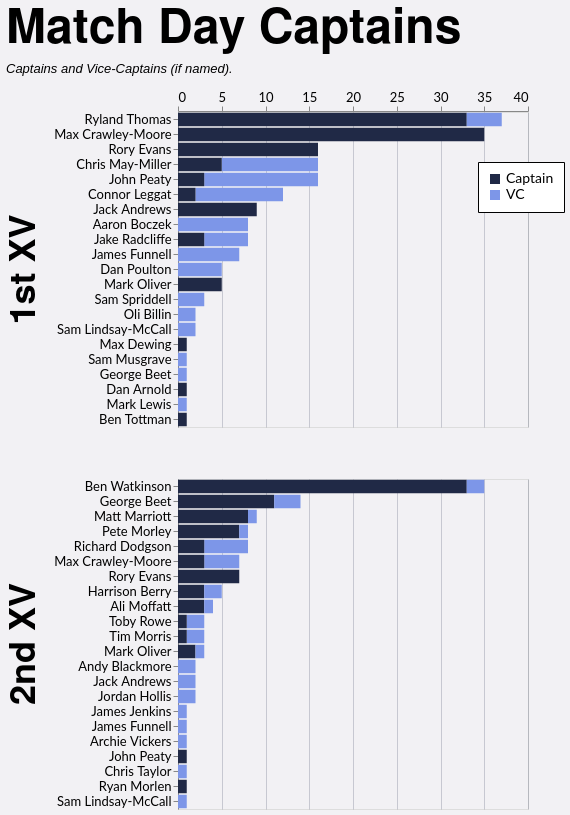

Write a Vega-Lite specification for this figure.
### Vega-Lite specification from a JSON file in a GitHub repository (floating-point values rounded to 4 significant figures)
{"config": {"axis": {"labelFont": "Lato, sans-serif", "titleFont": "PT Sans Narrow, Helvetica Neue, Helvetica, Arial, sans-serif", "labelFontSize": 13, "titleFontSize": 24, "gridColor": "#202947", "gridOpacity": 0.2}, "header": {"labelFont": "PT Sans Narrow, Helvetica Neue, Helvetica, Arial, sans-serif", "titleFont": "PT Sans Narrow, Helvetica Neue, Helvetica, Arial, sans-serif", "labelFontSize": 24, "titleFontSize": 28, "labelFontWeight": "bold", "orient": "left"}, "legend": {"labelFont": "Lato, sans-serif", "titleFont": "PT Sans Narrow, Helvetica Neue, Helvetica, Arial, sans-serif", "labelFontSize": 14, "titleFontSize": 16, "titlePadding": 5, "fillColor": "white", "strokeColor": "black", "padding": 10, "titleFontWeight": "lighter", "titleFontStyle": "italic", "titleColor": "gray", "offset": 10}, "title": {"font": "PT Sans Narrow, Helvetica Neue, Helvetica, Arial, sans-serif", "fontSize": 48, "fontWeight": "bold", "anchor": "start", "align": "center", "titlePadding": 20, "subtitlePadding": 10, "subtitleFontSize": 13, "subtitleColor": "", "subtitleFontStyle": "italic", "offset": 15, "color": "black"}, "axisX": {"labelAngle": 0}, "facet": {"title": null, "header": null, "align": {"row": "each", "column": "each"}}, "resolve": {"scale": {"y": "independent", "facet": "independent"}}, "background": "#f2f1f4"}, "data": {"name": "data-c30b58fa7fb62592cf5b01ad4eb4aca9"}, "mark": {"type": "bar"}, "encoding": {"color": {"field": "is_captain", "legend": {"labelExpr": "datum.value ? 'Captain' : 'VC'", "legendX": 300, "legendY": 50, "orient": "none", "title": null}, "scale": {"domain": [true, false], "range": ["#202946", "#7d96e8"]}, "type": "nominal"}, "order": {"field": "is_captain", "sort": "descending", "type": "nominal"}, "row": {"field": "squad", "header": {"labelExpr": "datum.value + ' XV'", "labelFontSize": 36, "title": null}, "spacing": 50, "title": null, "type": "nominal"}, "tooltip": [{"field": "player", "type": "nominal"}, {"field": "squad", "type": "nominal"}, {"aggregate": "sum", "field": "games", "type": "quantitative"}, {"field": "is_captain", "type": "nominal"}], "x": {"aggregate": "sum", "axis": {"orient": "top", "title": null}, "field": "games", "type": "quantitative"}, "y": {"field": "player", "sort": "-x", "title": null, "type": "nominal"}}, "height": {"step": 15}, "resolve": {"scale": {"y": "independent"}}, "title": {"text": "Match Day Captains", "subtitle": "Captains and Vice-Captains (if named)."}, "width": 350, "$schema": "https://vega.github.io/schema/vega-lite/v5.20.1.json", "datasets": {"data-c30b58fa7fb62592cf5b01ad4eb4aca9": [{"player": "Max Crawley-Moore", "squad": "1st", "season": "2022/23", "game_type": "League", "is_captain": true, "games": 15}, {"player": "Ryland Thomas", "squad": "1st", "season": "2024/25", "game_type": "League", "is_captain": true, "games": 15}, {"player": "Ryland Thomas", "squad": "1st", "season": "2023/24", "game_type": "League", "is_captain": true, "games": 13}, {"player": "Rory Evans", "squad": "1st", "season": "2025/26", "game_type": "League", "is_captain": true, "games": 12}, {"player": "Chris May-Miller", "squad": "1st", "season": "2024/25", "game_type": "League", "is_captain": false, "games": 9}, {"player": "Ben Watkinson", "squad": "2nd", "season": "2023/24", "game_type": "League", "is_captain": true, "games": 9}, {"player": "Connor Leggat", "squad": "1st", "season": "2023/24", "game_type": "League", "is_captain": false, "games": 9}, {"player": "Ben Watkinson", "squad": "2nd", "season": "2022/23", "game_type": "League", "is_captain": true, "games": 9}, {"player": "Ben Watkinson", "squad": "2nd", "season": "2021/22", "game_type": "League", "is_captain": true, "games": 9}, {"player": "Max Crawley-Moore", "squad": "1st", "season": "2021/22", "game_type": "League", "is_captain": true, "games": 8}, {"player": "George Beet", "squad": "2nd", "season": "2025/26", "game_type": "League", "is_captain": true, "games": 7}, {"player": "Jack Andrews", "squad": "1st", "season": "2021/22", "game_type": "Friendly", "is_captain": true, "games": 6}, {"player": "Max Crawley-Moore", "squad": "1st", "season": "2023/24", "game_type": "League", "is_captain": true, "games": 5}, {"player": "Chris May-Miller", "squad": "1st", "season": "2024/25", "game_type": "League", "is_captain": true, "games": 5}, {"player": "Dan Poulton", "squad": "1st", "season": "2023/24", "game_type": "League", "is_captain": false, "games": 5}, {"player": "Matt Marriott", "squad": "2nd", "season": "2016/17", "game_type": "League", "is_captain": true, "games": 5}, {"player": "Aaron Boczek", "squad": "1st", "season": "2025/26", "game_type": "League", "is_captain": false, "games": 4}, {"player": "John Peaty", "squad": "1st", "season": "2022/23", "game_type": "League", "is_captain": false, "games": 4}, {"player": "John Peaty", "squad": "1st", "season": "2021/22", "game_type": "League", "is_captain": false, "games": 4}, {"player": "Pete Morley", "squad": "2nd", "season": "2024/25", "game_type": "League", "is_captain": true, "games": 4}, {"player": "Max Crawley-Moore", "squad": "2nd", "season": "2023/24", "game_type": "League", "is_captain": false, "games": 4}, {"player": "James Funnell", "squad": "1st", "season": "2021/22", "game_type": "Friendly", "is_captain": false, "games": 4}, {"player": "Ben Watkinson", "squad": "2nd", "season": "2021/22", "game_type": "Friendly", "is_captain": true, "games": 3}, {"player": "Max Crawley-Moore", "squad": "1st", "season": "2022/23", "game_type": "Cup", "is_captain": true, "games": 3}, {"player": "Ryland Thomas", "squad": "1st", "season": "2023/24", "game_type": "Cup", "is_captain": true, "games": 3}, {"player": "Richard Dodgson", "squad": "2nd", "season": "2022/23", "game_type": "League", "is_captain": false, "games": 3}, {"player": "Mark Oliver", "squad": "1st", "season": "2019/20", "game_type": "League", "is_captain": true, "games": 3}, {"player": "Ryland Thomas", "squad": "1st", "season": "2023/24", "game_type": "League", "is_captain": false, "games": 3}, {"player": "Sam Spriddell", "squad": "1st", "season": "2024/25", "game_type": "League", "is_captain": false, "games": 3}, {"player": "Jake Radcliffe", "squad": "1st", "season": "2025/26", "game_type": "League", "is_captain": false, "games": 3}, {"player": "Matt Marriott", "squad": "2nd", "season": "2017/18", "game_type": "League", "is_captain": true, "games": 3}, {"player": "Harrison Berry", "squad": "2nd", "season": "2025/26", "game_type": "League", "is_captain": true, "games": 3}, {"player": "Rory Evans", "squad": "1st", "season": "2025/26", "game_type": "Cup", "is_captain": true, "games": 3}, {"player": "Jack Andrews", "squad": "1st", "season": "2021/22", "game_type": "League", "is_captain": true, "games": 3}, {"player": "Rory Evans", "squad": "2nd", "season": "2024/25", "game_type": "League", "is_captain": true, "games": 3}, {"player": "John Peaty", "squad": "1st", "season": "2024/25", "game_type": "League", "is_captain": false, "games": 3}, {"player": "Pete Morley", "squad": "2nd", "season": "2024/25", "game_type": "Friendly", "is_captain": true, "games": 3}, {"player": "Jake Radcliffe", "squad": "1st", "season": "2025/26", "game_type": "League", "is_captain": true, "games": 3}, {"player": "Rory Evans", "squad": "2nd", "season": "2024/25", "game_type": "Friendly", "is_captain": true, "games": 3}, {"player": "Andy Blackmore", "squad": "2nd", "season": "2021/22", "game_type": "League", "is_captain": false, "games": 2}, {"player": "James Funnell", "squad": "1st", "season": "2021/22", "game_type": "League", "is_captain": false, "games": 2}, {"player": "George Beet", "squad": "2nd", "season": "2024/25", "game_type": "League", "is_captain": true, "games": 2}, {"player": "Chris May-Miller", "squad": "1st", "season": "2024/25", "game_type": "Cup", "is_captain": false, "games": 2}, {"player": "George Beet", "squad": "2nd", "season": "2025/26", "game_type": "Cup", "is_captain": true, "games": 2}, {"player": "Jack Andrews", "squad": "2nd", "season": "2023/24", "game_type": "League", "is_captain": false, "games": 2}, {"player": "Max Crawley-Moore", "squad": "1st", "season": "2021/22", "game_type": "Cup", "is_captain": true, "games": 2}, {"player": "Richard Dodgson", "squad": "2nd", "season": "2021/22", "game_type": "League", "is_captain": false, "games": 2}, {"player": "Max Crawley-Moore", "squad": "2nd", "season": "2024/25", "game_type": "League", "is_captain": true, "games": 2}, {"player": "Toby Rowe", "squad": "2nd", "season": "2021/22", "game_type": "League", "is_captain": false, "games": 2}, {"player": "Jake Radcliffe", "squad": "1st", "season": "2025/26", "game_type": "Cup", "is_captain": false, "games": 2}, {"player": "Harrison Berry", "squad": "2nd", "season": "2025/26", "game_type": "League", "is_captain": false, "games": 2}, {"player": "Ryland Thomas", "squad": "1st", "season": "2024/25", "game_type": "Cup", "is_captain": true, "games": 2}, {"player": "Ali Moffatt", "squad": "2nd", "season": "2021/22", "game_type": "League", "is_captain": true, "games": 2}, {"player": "Tim Morris", "squad": "2nd", "season": "2023/24", "game_type": "League", "is_captain": false, "games": 2}, {"player": "Ben Watkinson", "squad": "2nd", "season": "2022/23", "game_type": "Friendly", "is_captain": true, "games": 2}, {"player": "Connor Leggat", "squad": "1st", "season": "2023/24", "game_type": "Friendly", "is_captain": true, "games": 1}, {"player": "John Peaty", "squad": "1st", "season": "2024/25", "game_type": "League", "is_captain": true, "games": 1}, {"player": "Max Crawley-Moore", "squad": "1st", "season": "2023/24", "game_type": "Friendly", "is_captain": true, "games": 1}, {"player": "Oli Billin", "squad": "1st", "season": "2023/24", "game_type": "Friendly", "is_captain": false, "games": 1}, {"player": "George Beet", "squad": "2nd", "season": "2021/22", "game_type": "League", "is_captain": false, "games": 1}, {"player": "John Peaty", "squad": "1st", "season": "2023/24", "game_type": "League", "is_captain": true, "games": 1}, {"player": "Max Dewing", "squad": "1st", "season": "2018/19", "game_type": "League", "is_captain": true, "games": 1}, {"player": "Jordan Hollis", "squad": "2nd", "season": "2021/22", "game_type": "Friendly", "is_captain": false, "games": 1}, {"player": "James Jenkins", "squad": "2nd", "season": "2022/23", "game_type": "Friendly", "is_captain": false, "games": 1}, {"player": "Sam Musgrave", "squad": "1st", "season": "2023/24", "game_type": "League", "is_captain": false, "games": 1}, {"player": "Max Crawley-Moore", "squad": "1st", "season": "2021/22", "game_type": "Friendly", "is_captain": true, "games": 1}, {"player": "Connor Leggat", "squad": "1st", "season": "2023/24", "game_type": "League", "is_captain": true, "games": 1}, {"player": "Mark Oliver", "squad": "2nd", "season": "2023/24", "game_type": "League", "is_captain": true, "games": 1}, {"player": "Ben Watkinson", "squad": "2nd", "season": "2021/22", "game_type": "Cup", "is_captain": false, "games": 1}, {"player": "Oli Billin", "squad": "1st", "season": "2023/24", "game_type": "Cup", "is_captain": false, "games": 1}, {"player": "George Beet", "squad": "1st", "season": "2025/26", "game_type": "Friendly", "is_captain": false, "games": 1}, {"player": "Ali Moffatt", "squad": "2nd", "season": "2021/22", "game_type": "Cup", "is_captain": true, "games": 1}, {"player": "Dan Arnold", "squad": "1st", "season": "2019/20", "game_type": "League", "is_captain": true, "games": 1}, {"player": "John Peaty", "squad": "1st", "season": "2021/22", "game_type": "Cup", "is_captain": false, "games": 1}, {"player": "Aaron Boczek", "squad": "1st", "season": "2023/24", "game_type": "League", "is_captain": false, "games": 1}, {"player": "Aaron Boczek", "squad": "1st", "season": "2025/26", "game_type": "Cup", "is_captain": false, "games": 1}, {"player": "Mark Lewis", "squad": "1st", "season": "2025/26", "game_type": "League", "is_captain": false, "games": 1}, {"player": "James Funnell", "squad": "2nd", "season": "2023/24", "game_type": "League", "is_captain": false, "games": 1}, {"player": "Rory Evans", "squad": "2nd", "season": "2024/25", "game_type": "Cup", "is_captain": true, "games": 1}, {"player": "Mark Oliver", "squad": "2nd", "season": "2023/24", "game_type": "Friendly", "is_captain": true, "games": 1}, {"player": "Aaron Boczek", "squad": "1st", "season": "2023/24", "game_type": "Cup", "is_captain": false, "games": 1}, {"player": "Mark Oliver", "squad": "1st", "season": "2023/24", "game_type": "Cup", "is_captain": true, "games": 1}, {"player": "Ben Watkinson", "squad": "2nd", "season": "2022/23", "game_type": "League", "is_captain": false, "games": 1}, {"player": "Sam Lindsay-McCall", "squad": "1st", "season": "2021/22", "game_type": "Friendly", "is_captain": false, "games": 1}, {"player": "Toby Rowe", "squad": "2nd", "season": "2021/22", "game_type": "Cup", "is_captain": true, "games": 1}, {"player": "Ali Moffatt", "squad": "2nd", "season": "2021/22", "game_type": "League", "is_captain": false, "games": 1}, {"player": "Richard Dodgson", "squad": "2nd", "season": "2022/23", "game_type": "Cup", "is_captain": true, "games": 1}, {"player": "Tim Morris", "squad": "2nd", "season": "2024/25", "game_type": "League", "is_captain": true, "games": 1}, {"player": "Archie Vickers", "squad": "2nd", "season": "2023/24", "game_type": "Friendly", "is_captain": false, "games": 1}, {"player": "Rory Evans", "squad": "1st", "season": "2025/26", "game_type": "Friendly", "is_captain": true, "games": 1}, {"player": "George Beet", "squad": "2nd", "season": "2024/25", "game_type": "Friendly", "is_captain": false, "games": 1}, {"player": "Richard Dodgson", "squad": "2nd", "season": "2021/22", "game_type": "League", "is_captain": true, "games": 1}, {"player": "John Peaty", "squad": "2nd", "season": "2024/25", "game_type": "League", "is_captain": true, "games": 1}, {"player": "James Funnell", "squad": "1st", "season": "2025/26", "game_type": "Friendly", "is_captain": false, "games": 1}, {"player": "Chris Taylor", "squad": "2nd", "season": "2021/22", "game_type": "Friendly", "is_captain": false, "games": 1}, {"player": "George Beet", "squad": "2nd", "season": "2024/25", "game_type": "League", "is_captain": false, "games": 1}, {"player": "Ben Watkinson", "squad": "2nd", "season": "2023/24", "game_type": "Friendly", "is_captain": true, "games": 1}, {"player": "Ryland Thomas", "squad": "1st", "season": "2023/24", "game_type": "Cup", "is_captain": false, "games": 1}, {"player": "Richard Dodgson", "squad": "2nd", "season": "2022/23", "game_type": "League", "is_captain": true, "games": 1}, {"player": "Jordan Hollis", "squad": "2nd", "season": "2021/22", "game_type": "League", "is_captain": false, "games": 1}, {"player": "Connor Leggat", "squad": "1st", "season": "2025/26", "game_type": "League", "is_captain": false, "games": 1}, {"player": "Ryan Morlen", "squad": "2nd", "season": "2023/24", "game_type": "League", "is_captain": true, "games": 1}, {"player": "Max Crawley-Moore", "squad": "2nd", "season": "2023/24", "game_type": "League", "is_captain": true, "games": 1}, {"player": "Ben Tottman", "squad": "1st", "season": "2024/25", "game_type": "League", "is_captain": true, "games": 1}, {"player": "Aaron Boczek", "squad": "1st", "season": "2022/23", "game_type": "League", "is_captain": false, "games": 1}, {"player": "John Peaty", "squad": "1st", "season": "2022/23", "game_type": "League", "is_captain": true, "games": 1}, {"player": "John Peaty", "squad": "1st", "season": "2021/22", "game_type": "Friendly", "is_captain": false, "games": 1}, {"player": "Sam Lindsay-McCall", "squad": "1st", "season": "2023/24", "game_type": "Friendly", "is_captain": false, "games": 1}, {"player": "Matt Marriott", "squad": "2nd", "season": "2021/22", "game_type": "League", "is_captain": false, "games": 1}, {"player": "Mark Oliver", "squad": "1st", "season": "2016/17", "game_type": "League", "is_captain": true, "games": 1}, {"player": "Pete Morley", "squad": "2nd", "season": "2021/22", "game_type": "League", "is_captain": false, "games": 1}, {"player": "Mark Oliver", "squad": "2nd", "season": "2023/24", "game_type": "League", "is_captain": false, "games": 1}, {"player": "Sam Lindsay-McCall", "squad": "2nd", "season": "2024/25", "game_type": "Friendly", "is_captain": false, "games": 1}]}}
